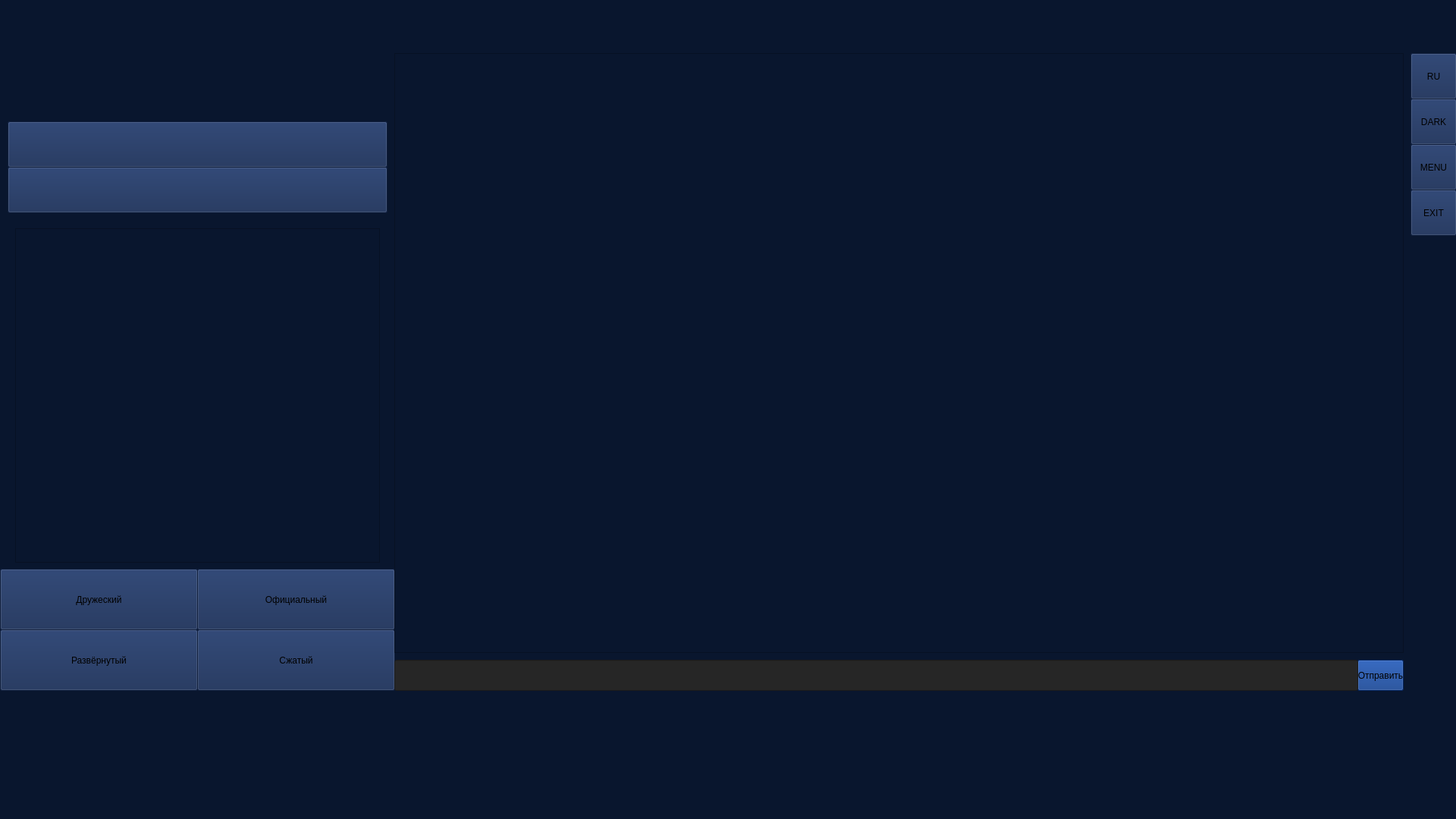
<?xml version="1.0" encoding="UTF-8"?>
<ui version="4.0">
 <class>SHIRO</class>
 <widget class="QMainWindow" name="SHIRO">
  <property name="geometry">
   <rect>
    <x>0</x>
    <y>0</y>
    <width>1920</width>
    <height>1080</height>
   </rect>
  </property>
  <property name="windowTitle">
   <string>SHIRO</string>
  </property>
  <property name="styleSheet">
   <string notr="true">background-color: rgb(9, 22, 46);
</string>
  </property>
  <widget class="QWidget" name="centralwidget">
   <widget class="QPushButton" name="pushButton_3">
    <property name="geometry">
     <rect>
      <x>0</x>
      <y>750</y>
      <width>261</width>
      <height>81</height>
     </rect>
    </property>
    <property name="styleSheet">
     <string notr="true">background-color: rgb(19, 40, 82);
font: 700 20pt &quot;Segoe UI&quot;;</string>
    </property>
    <property name="text">
     <string>Дружеский</string>
    </property>
   </widget>
   <widget class="QPushButton" name="pushButton_4">
    <property name="geometry">
     <rect>
      <x>260</x>
      <y>750</y>
      <width>261</width>
      <height>81</height>
     </rect>
    </property>
    <property name="styleSheet">
     <string notr="true">background-color: rgb(19, 40, 82);
font: 700 20pt &quot;Segoe UI&quot;;</string>
    </property>
    <property name="text">
     <string>Официальный</string>
    </property>
   </widget>
   <widget class="QPushButton" name="pushButton_5">
    <property name="geometry">
     <rect>
      <x>0</x>
      <y>830</y>
      <width>261</width>
      <height>81</height>
     </rect>
    </property>
    <property name="styleSheet">
     <string notr="true">background-color: rgb(19, 40, 82);
font: 700 20pt &quot;Segoe UI&quot;;</string>
    </property>
    <property name="text">
     <string>Развёрнутый</string>
    </property>
   </widget>
   <widget class="QPushButton" name="pushButton_6">
    <property name="geometry">
     <rect>
      <x>260</x>
      <y>830</y>
      <width>261</width>
      <height>81</height>
     </rect>
    </property>
    <property name="styleSheet">
     <string notr="true">background-color: rgb(19, 40, 82);
font: 700 20pt &quot;Segoe UI&quot;;</string>
    </property>
    <property name="text">
     <string>Сжатый</string>
    </property>
   </widget>
   <widget class="QTextEdit" name="textEdit">
    <property name="geometry">
     <rect>
      <x>700</x>
      <y>70</y>
      <width>1151</width>
      <height>791</height>
     </rect>
    </property>
    <property name="focusPolicy">
     <enum>Qt::FocusPolicy::WheelFocus</enum>
    </property>
    <property name="styleSheet">
     <string notr="true">background-color: rgb(37, 37, 37);
color: rgb(204, 204, 204);</string>
    </property>
    <property name="readOnly">
     <bool>true</bool>
    </property>
   </widget>
   <widget class="QPushButton" name="pushButton">
    <property name="geometry">
     <rect>
      <x>1790</x>
      <y>870</y>
      <width>61</width>
      <height>41</height>
     </rect>
    </property>
    <property name="styleSheet">
     <string notr="true">background-color: rgb(7, 52, 135);</string>
    </property>
    <property name="text">
     <string>Отправить</string>
    </property>
   </widget>
   <widget class="QLineEdit" name="lineEdit">
    <property name="geometry">
     <rect>
      <x>520</x>
      <y>870</y>
      <width>1271</width>
      <height>41</height>
     </rect>
    </property>
    <property name="styleSheet">
     <string notr="true">background-color: rgb(38, 38, 38);
color: rgb(184, 184, 184);</string>
    </property>
   </widget>
   <widget class="QWidget" name="verticalLayoutWidget">
    <property name="geometry">
     <rect>
      <x>520</x>
      <y>70</y>
      <width>1331</width>
      <height>791</height>
     </rect>
    </property>
    <layout class="QVBoxLayout" name="verticalLayout">
     <item>
      <widget class="QScrollArea" name="scrollArea">
       <property name="styleSheet">
        <string notr="true">font: 20pt &quot;Arial&quot;;</string>
       </property>
       <property name="widgetResizable">
        <bool>true</bool>
       </property>
       <widget class="QWidget" name="scrollAreaWidgetContents">
        <property name="geometry">
         <rect>
          <x>0</x>
          <y>0</y>
          <width>1327</width>
          <height>787</height>
         </rect>
        </property>
       </widget>
      </widget>
     </item>
    </layout>
   </widget>
   <widget class="QLabel" name="image">
    <property name="geometry">
     <rect>
      <x>20</x>
      <y>0</y>
      <width>481</width>
      <height>141</height>
     </rect>
    </property>
    <property name="text">
     <string/>
    </property>
    <property name="pixmap">
     <pixmap resource="rec.qrc">:/res/logo</pixmap>
    </property>
   </widget>
   <widget class="QGraphicsView" name="graphicsView">
    <property name="geometry">
     <rect>
      <x>20</x>
      <y>301</y>
      <width>481</width>
      <height>441</height>
     </rect>
    </property>
   </widget>
   <widget class="QPushButton" name="pushButton_7">
    <property name="geometry">
     <rect>
      <x>10</x>
      <y>220</y>
      <width>501</width>
      <height>61</height>
     </rect>
    </property>
    <property name="styleSheet">
     <string notr="true">background-color: rgb(19, 40, 82);</string>
    </property>
    <property name="text">
     <string/>
    </property>
   </widget>
   <widget class="QPushButton" name="pushButton_8">
    <property name="geometry">
     <rect>
      <x>10</x>
      <y>160</y>
      <width>501</width>
      <height>61</height>
     </rect>
    </property>
    <property name="styleSheet">
     <string notr="true">background-color: rgb(19, 40, 82);</string>
    </property>
    <property name="text">
     <string/>
    </property>
   </widget>
   <widget class="QPushButton" name="pushButton_9">
    <property name="geometry">
     <rect>
      <x>1860</x>
      <y>70</y>
      <width>61</width>
      <height>61</height>
     </rect>
    </property>
    <property name="styleSheet">
     <string notr="true">background-color: rgb(19, 40, 82);
font: 700 16pt &quot;Terminal&quot;;</string>
    </property>
    <property name="text">
     <string>RU</string>
    </property>
   </widget>
   <widget class="QPushButton" name="pushButton_10">
    <property name="geometry">
     <rect>
      <x>1860</x>
      <y>130</y>
      <width>61</width>
      <height>61</height>
     </rect>
    </property>
    <property name="styleSheet">
     <string notr="true">background-color: rgb(19, 40, 82);
font: 700 16pt &quot;Terminal&quot;;</string>
    </property>
    <property name="text">
     <string>DARK</string>
    </property>
   </widget>
   <widget class="QPushButton" name="MENU">
    <property name="geometry">
     <rect>
      <x>1860</x>
      <y>190</y>
      <width>61</width>
      <height>61</height>
     </rect>
    </property>
    <property name="styleSheet">
     <string notr="true">background-color: rgb(19, 40, 82);
font: 700 16pt &quot;Terminal&quot;;</string>
    </property>
    <property name="text">
     <string>MENU</string>
    </property>
   </widget>
   <widget class="QPushButton" name="EXIT">
    <property name="geometry">
     <rect>
      <x>1860</x>
      <y>250</y>
      <width>61</width>
      <height>61</height>
     </rect>
    </property>
    <property name="styleSheet">
     <string notr="true">background-color: rgb(19, 40, 82);
font: 700 16pt &quot;Terminal&quot;;</string>
    </property>
    <property name="text">
     <string>EXIT</string>
    </property>
   </widget>
  </widget>
  <widget class="QStatusBar" name="statusbar"/>
  <widget class="QMenuBar" name="menubar">
   <property name="geometry">
    <rect>
     <x>0</x>
     <y>0</y>
     <width>1920</width>
     <height>17</height>
    </rect>
   </property>
  </widget>
 </widget>
 <resources>
  <include location="rec.qrc"/>
 </resources>
 <connections/>
</ui>
